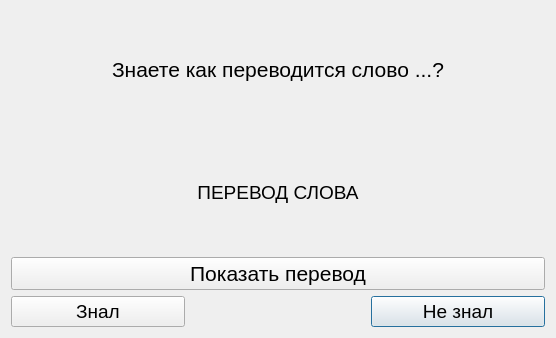
<?xml version="1.0" encoding="UTF-8"?>
<ui version="4.0">
 <class>Dialog</class>
 <widget class="QDialog" name="Dialog">
  <property name="geometry">
   <rect>
    <x>0</x>
    <y>0</y>
    <width>556</width>
    <height>338</height>
   </rect>
  </property>
  <property name="windowTitle">
   <string>Dialog</string>
  </property>
  <layout class="QGridLayout" name="gridLayout">
   <item row="4" column="2">
    <widget class="QPushButton" name="btn_dont_know">
     <property name="font">
      <font>
       <pointsize>14</pointsize>
      </font>
     </property>
     <property name="text">
      <string>Не знал</string>
     </property>
    </widget>
   </item>
   <item row="3" column="0" colspan="3">
    <widget class="QPushButton" name="show_translate">
     <property name="font">
      <font>
       <pointsize>16</pointsize>
      </font>
     </property>
     <property name="text">
      <string>Показать перевод</string>
     </property>
    </widget>
   </item>
   <item row="4" column="0">
    <widget class="QPushButton" name="btn_know">
     <property name="font">
      <font>
       <pointsize>14</pointsize>
      </font>
     </property>
     <property name="text">
      <string>Знал</string>
     </property>
    </widget>
   </item>
   <item row="0" column="0" colspan="3">
    <widget class="QLabel" name="question">
     <property name="font">
      <font>
       <pointsize>16</pointsize>
      </font>
     </property>
     <property name="text">
      <string>Знаете как переводится слово ...?</string>
     </property>
     <property name="alignment">
      <set>Qt::AlignCenter</set>
     </property>
    </widget>
   </item>
   <item row="1" column="0" colspan="3">
    <widget class="QLabel" name="translate">
     <property name="font">
      <font>
       <pointsize>14</pointsize>
      </font>
     </property>
     <property name="inputMethodHints">
      <set>Qt::ImhNone</set>
     </property>
     <property name="text">
      <string>ПЕРЕВОД СЛОВА</string>
     </property>
     <property name="scaledContents">
      <bool>false</bool>
     </property>
     <property name="alignment">
      <set>Qt::AlignCenter</set>
     </property>
    </widget>
   </item>
  </layout>
 </widget>
 <resources/>
 <connections/>
</ui>
